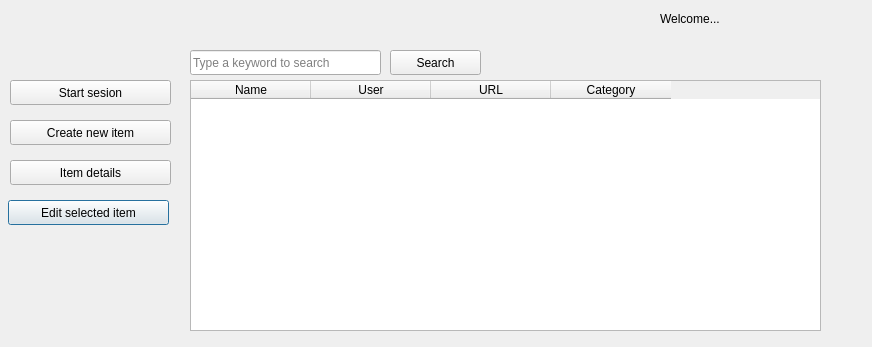
<?xml version="1.0" encoding="UTF-8"?>
<ui version="4.0">
 <class>Dialog</class>
 <widget class="QDialog" name="Dialog">
  <property name="geometry">
   <rect>
    <x>0</x>
    <y>0</y>
    <width>872</width>
    <height>347</height>
   </rect>
  </property>
  <property name="windowTitle">
   <string>Dialog</string>
  </property>
  <widget class="QPushButton" name="btnEditItem">
   <property name="geometry">
    <rect>
     <x>8</x>
     <y>200</y>
     <width>161</width>
     <height>25</height>
    </rect>
   </property>
   <property name="text">
    <string>Edit selected item</string>
   </property>
  </widget>
  <widget class="QPushButton" name="btnNewItem">
   <property name="geometry">
    <rect>
     <x>10</x>
     <y>120</y>
     <width>161</width>
     <height>25</height>
    </rect>
   </property>
   <property name="text">
    <string>Create new item</string>
   </property>
  </widget>
  <widget class="QPushButton" name="btnOpenItem">
   <property name="geometry">
    <rect>
     <x>10</x>
     <y>160</y>
     <width>161</width>
     <height>25</height>
    </rect>
   </property>
   <property name="text">
    <string>Item details</string>
   </property>
  </widget>
  <widget class="QLineEdit" name="lineEditSearch">
   <property name="geometry">
    <rect>
     <x>190</x>
     <y>50</y>
     <width>191</width>
     <height>25</height>
    </rect>
   </property>
   <property name="text">
    <string/>
   </property>
   <property name="placeholderText">
    <string>Type a keyword to search</string>
   </property>
  </widget>
  <widget class="QPushButton" name="btnSearch">
   <property name="geometry">
    <rect>
     <x>390</x>
     <y>50</y>
     <width>91</width>
     <height>25</height>
    </rect>
   </property>
   <property name="text">
    <string>Search</string>
   </property>
  </widget>
  <widget class="QTableWidget" name="tableWidget">
   <property name="geometry">
    <rect>
     <x>190</x>
     <y>80</y>
     <width>631</width>
     <height>251</height>
    </rect>
   </property>
   <attribute name="horizontalHeaderVisible">
    <bool>true</bool>
   </attribute>
   <attribute name="horizontalHeaderCascadingSectionResizes">
    <bool>false</bool>
   </attribute>
   <attribute name="horizontalHeaderDefaultSectionSize">
    <number>120</number>
   </attribute>
   <attribute name="horizontalHeaderShowSortIndicator" stdset="0">
    <bool>true</bool>
   </attribute>
   <attribute name="verticalHeaderCascadingSectionResizes">
    <bool>false</bool>
   </attribute>
   <column>
    <property name="text">
     <string>Name</string>
    </property>
   </column>
   <column>
    <property name="text">
     <string>User</string>
    </property>
   </column>
   <column>
    <property name="text">
     <string>URL</string>
    </property>
   </column>
   <column>
    <property name="text">
     <string>Category</string>
    </property>
   </column>
  </widget>
  <widget class="QPushButton" name="btnStartSesion">
   <property name="geometry">
    <rect>
     <x>10</x>
     <y>80</y>
     <width>161</width>
     <height>25</height>
    </rect>
   </property>
   <property name="text">
    <string>Start sesion</string>
   </property>
  </widget>
  <widget class="QLabel" name="lblWelcome">
   <property name="geometry">
    <rect>
     <x>660</x>
     <y>10</y>
     <width>171</width>
     <height>17</height>
    </rect>
   </property>
   <property name="text">
    <string>Welcome...</string>
   </property>
  </widget>
 </widget>
 <resources/>
 <connections/>
</ui>
